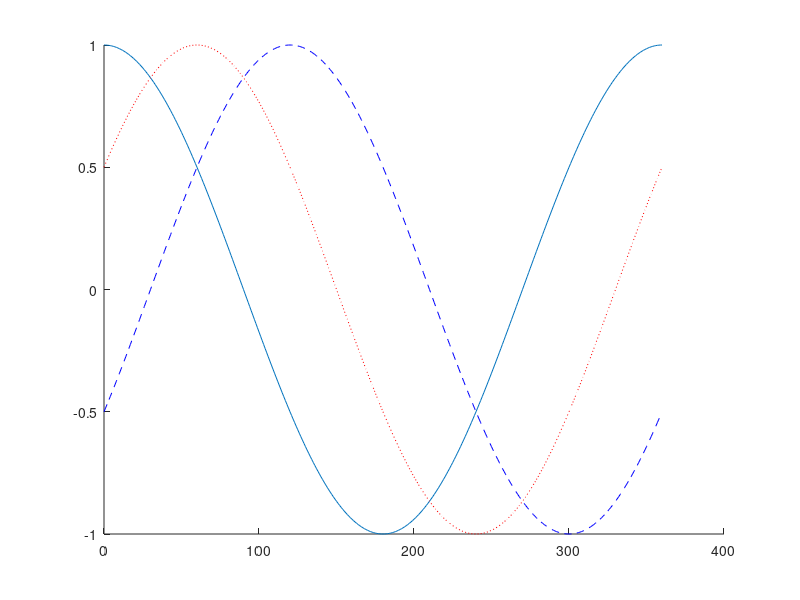

The MATLAB source for this figure:
%multiple cosine curves

ss = 0:1:360;

ff = @(xx,sMax) cosd(xx-sMax);

figure
hold on
plot(ss,ff(ss,0));
plot(ss,ff(ss,60),'r:');
plot(ss,ff(ss,120),'b--');
hold off